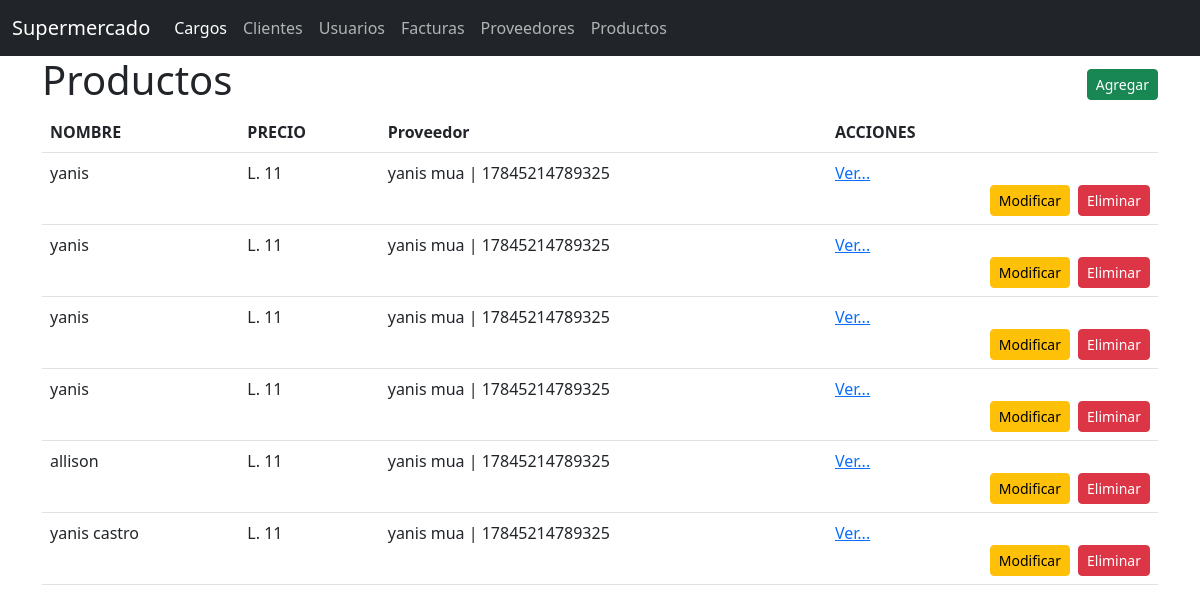
The app's page /inventario/productos/ with its own data.
### Inventario/models.py (models this page shows, shortened)
class Producto(models.Model):
    uuid =  models.UUIDField(primary_key=True, unique=True, default=uuid4, verbose_name="UUID")
    name =  models.CharField(max_length=200, verbose_name="Nombre")
    price =  models.IntegerField(verbose_name="Precio")
    provider =  models.ForeignKey(Proveedor, on_delete=models.CASCADE, verbose_name="Proveedor")
    status =  models.BooleanField(default=True, verbose_name='Estado', help_text='Seleccione el estado del proveedor')
    createdAt =  models.DateTimeField(auto_now_add=True)
    updatedAt =  models.DateTimeField(auto_now=True)

class Proveedor(models.Model):
    uuid =  models.UUIDField(primary_key=True, unique=True, default=uuid4, verbose_name='UUID')
    rtn =  models.CharField(max_length=14, verbose_name='RTN', help_text='Ingrese el RTN del proveedor')
    name =  models.CharField(max_length=150, verbose_name='Nombre', help_text='Ingrese el nombre del proveedor')
    city =  models.CharField(max_length=4, choices=CITIES, verbose_name='Ciudad', help_text='Seleccione la ciudad del proveedor')
    address =  models.CharField(max_length=255, verbose_name='Direccion', help_text='Ingrese la direccion del proveedor')
    email  =  models.CharField(max_length=70, verbose_name='Correo Electrónico', help_text='Ingrese el correo electronico del proveedor')
    phone =  models.CharField(max_length=8, verbose_name='Telefono', help_text='Ingrese el correo del proveedor')
    status =  models.BooleanField(default=True, verbose_name='Estado', help_text='Seleccione el estado del proveedor')
    createdAt =  models.DateTimeField(auto_now_add=True)
    updatedAt =  models.DateTimeField(auto_now=True)
    def __str__(self) -> str:
        return f"{self.name} | {self.rtn}"

### Inventario/views.py (the view)
# urls.py: path('productos/', ListarProductos.as_view(), name='listar_productos'),
class ListarProductos(View):
    def get(self, request):
        productos =  Producto.objects.all()
        return render(request, "productos/listar_productos.html", {"productos":productos})

### Inventario/templates/productos/listar_productos.html
{% extends "base.html" %}
{% block body %}
<div class="d-flex justify-content-between align-items-center">
    <h1>Productos</h1>
    <a class="btn btn-success btn-sm" href="{% url 'agregar_cargos' %}">Agregar</a>
</div>
    <table class="table">
        <tr>
            <th>NOMBRE</th>
            <th>PRECIO</th>
            <th>Proveedor</th>
            <th>ACCIONES</th>
        </tr>
        {% for producto in productos %}
            <tr>
                <td>{{producto.name}}</td>
                <td>L. {{producto.price}}</td>
                <td>{{producto.provider}}</td>
                <td><a href="{% url 'obtener_producto_por_uuid' producto.uuid %}">Ver...</a>
                    <div class="gap-2 d-flex justify-content-end">
                        <a href="{% url 'actualizar_producto' producto.uuid %}" class="btn btn-warning btn-sm">Modificar</a>
                        <a href="#" class="btn btn-danger btn-sm">Eliminar</a>
                    </div>
                </td>
            </tr>
        {% endfor %}
    </table>
{% endblock %}

### records on screen
Producto: name "yanis", price "11", provider "yanis mua | 17845214789325"
Producto: name "yanis", price "11", provider "yanis mua | 17845214789325"
Producto: name "yanis", price "11", provider "yanis mua | 17845214789325"
Producto: name "yanis", price "11", provider "yanis mua | 17845214789325"
Producto: name "allison", price "11", provider "yanis mua | 17845214789325"
Producto: name "yanis castro", price "11", provider "yanis mua | 17845214789325"
